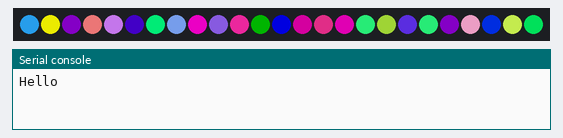
Recording of a program running on a simulated Raspberry Pi Pico running CircuitPython. Shown: 25 RGB LEDs in strip order, left to right, the last lines printed to the serial console. Dim RGB values are drawn brighter than linear; random numbers come from a fixed seed.

Above: at 0.13 s.
At 5.46 s:
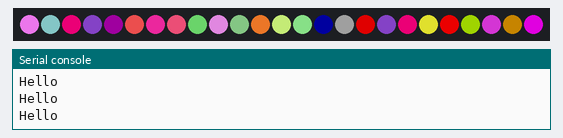
At 10.02 s:
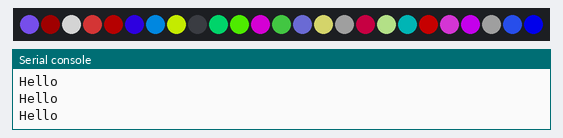
At 19.92 s:
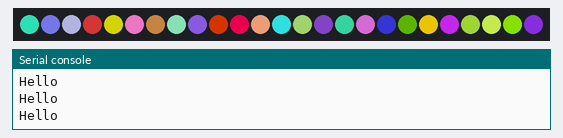
At 29.82 s:
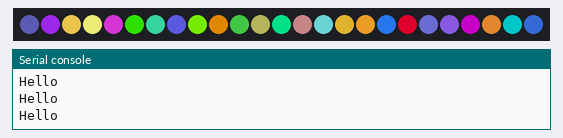
At 39.71 s:
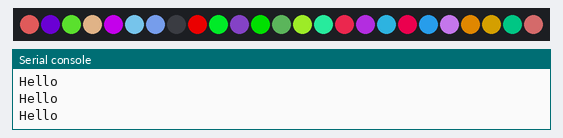

The program:

main.py
```python
import random
import time

import board

import adafruit_ws2801

### Example for a Feather M4 driving 25 12mm leds
odata = board.GP1
oclock = board.GP0
numleds = 25
bright = 1.0
leds = adafruit_ws2801.WS2801(oclock, odata, numleds, brightness=bright, auto_write=False)

######################### HELPERS ##############################


# a random color 0 -> 224
def random_color():
    return random.randrange(0, 7) * 32


######################### MAIN LOOP ##############################
n_leds = len(leds)
while True:
    # fill each led with a random color
    for idx in range(n_leds):
        leds[idx] = (random_color(), random_color(), random_color())

    # show all leds in led string
    leds.show()
    print("Hello")

    time.sleep(0.25)
```
